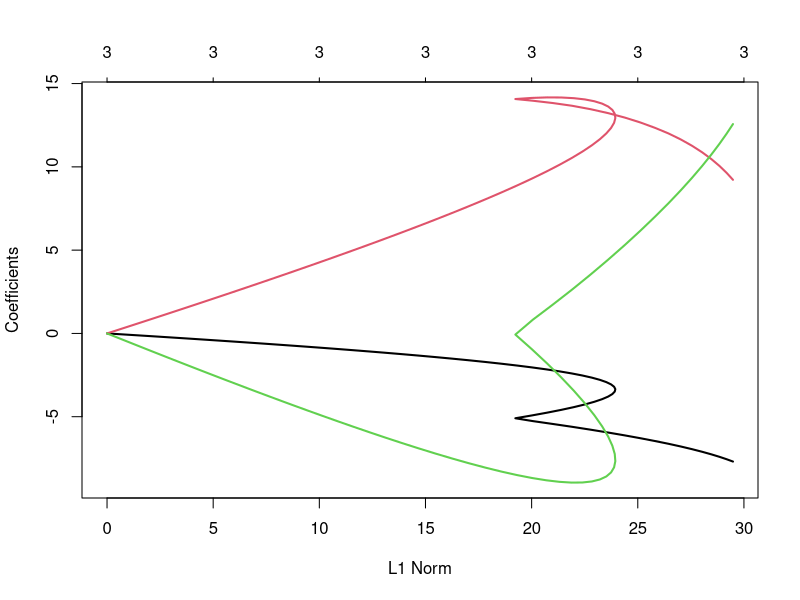
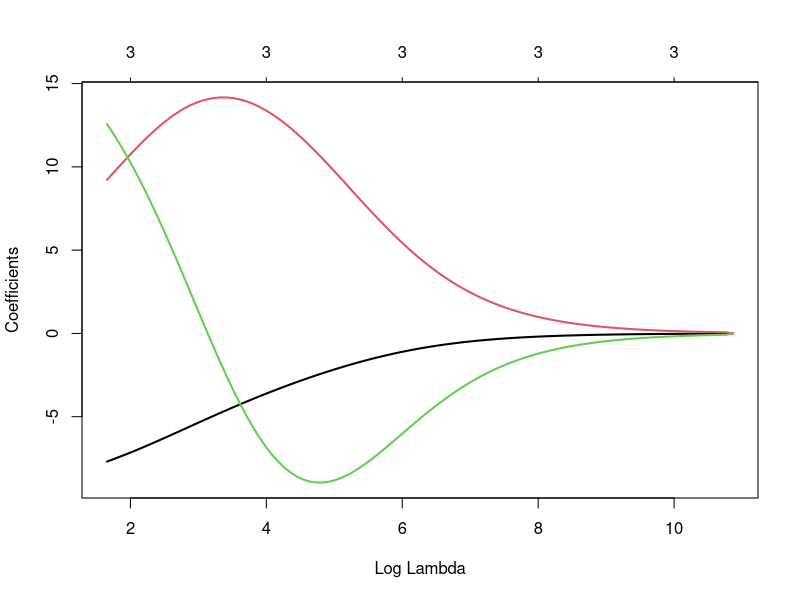
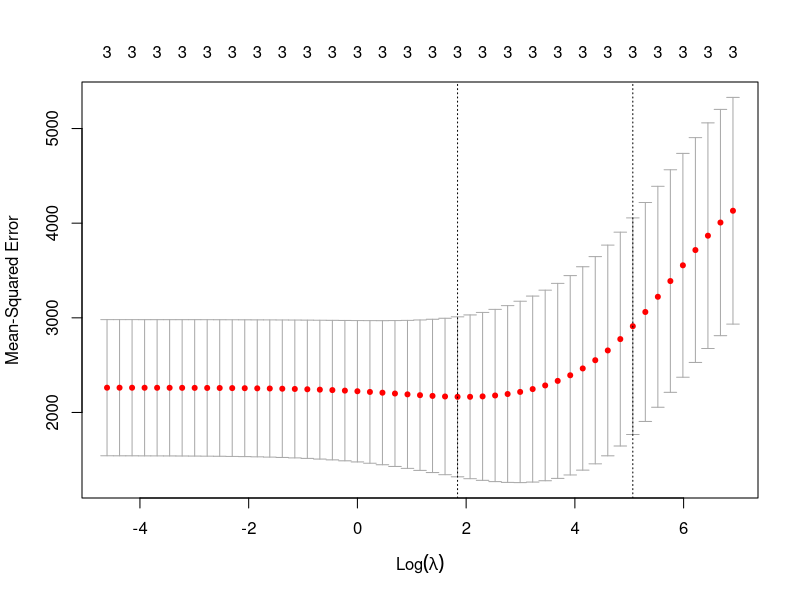
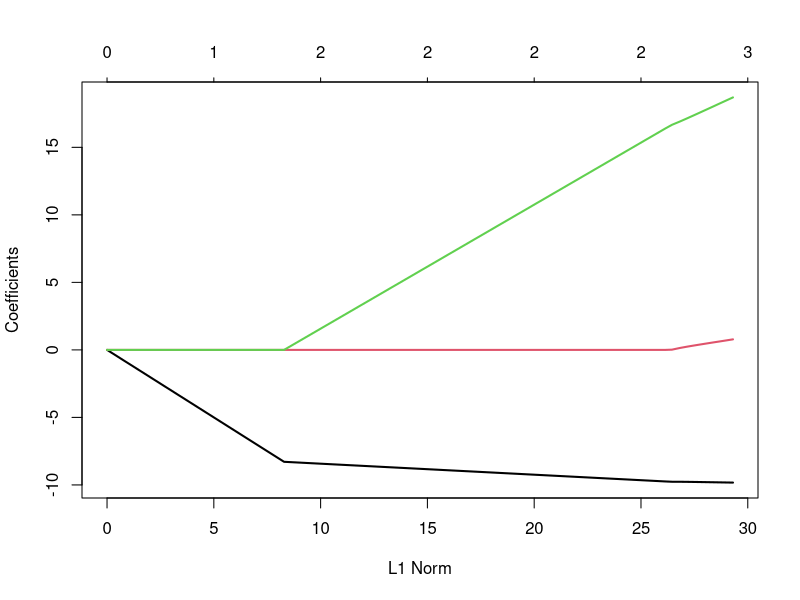
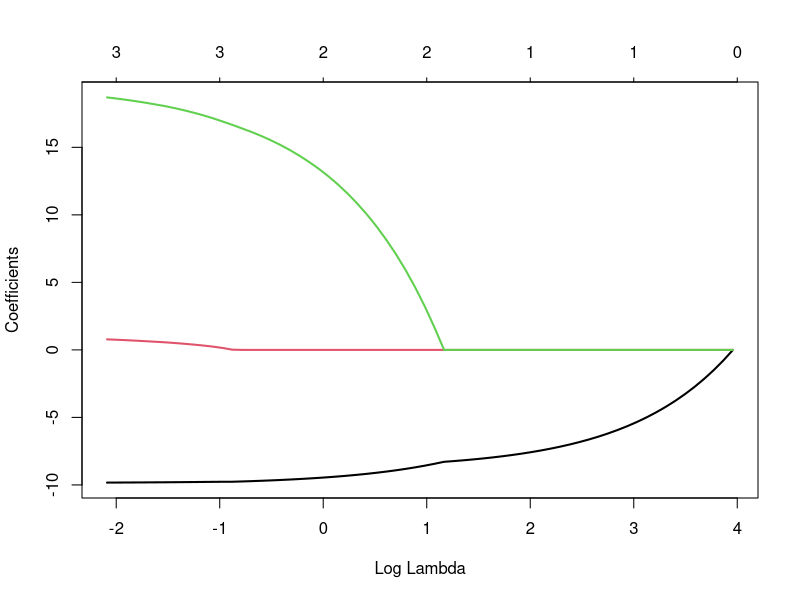

Here is the R script that generated these plots, in order:
## ---- chunk 1
#\| output-location: column-fragment
library(glmnet)
library(dplyr)
y <- mtcars$hp
x <- mtcars %>% select(mpg, wt, drat) %>% data.matrix()
reg.ridge = glmnet(x, y, alpha=0)
plot(reg.ridge,lwd=2)
plot(reg.ridge,lwd=2,xvar="lambda")
## ---- chunk 2
lambdas <- 10^seq(3, -2, by = -.1)
cv_fit <- cv.glmnet(x, y, alpha = 0, lambda = lambdas)
plot(cv_fit)
## ---- chunk 3
reg.ridge = glmnet(x, y, alpha=1)
plot(reg.ridge,lwd=2)
plot(reg.ridge,lwd=2,xvar="lambda")
